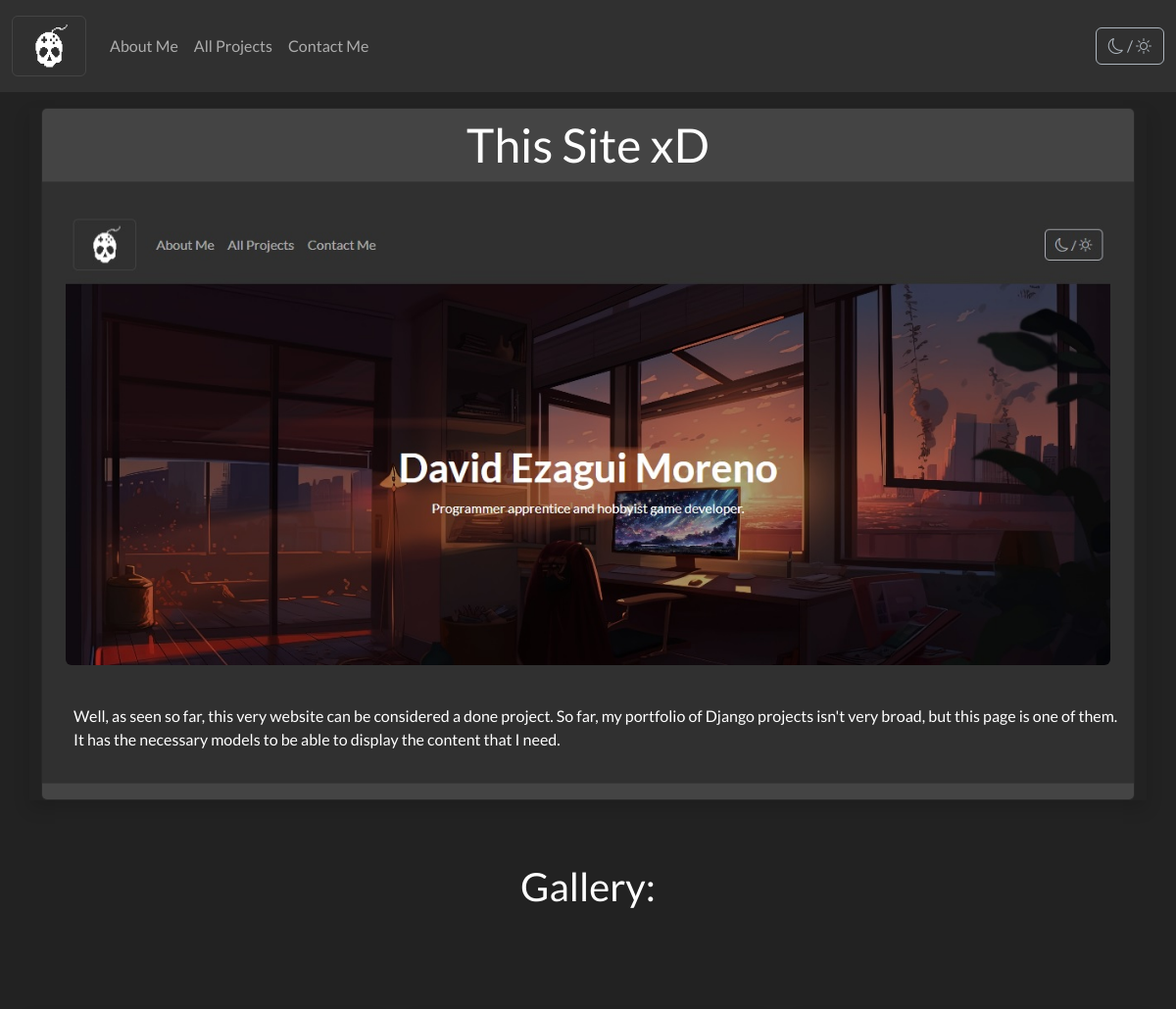
The app's page /project/portfolio/ (upper part), older data.
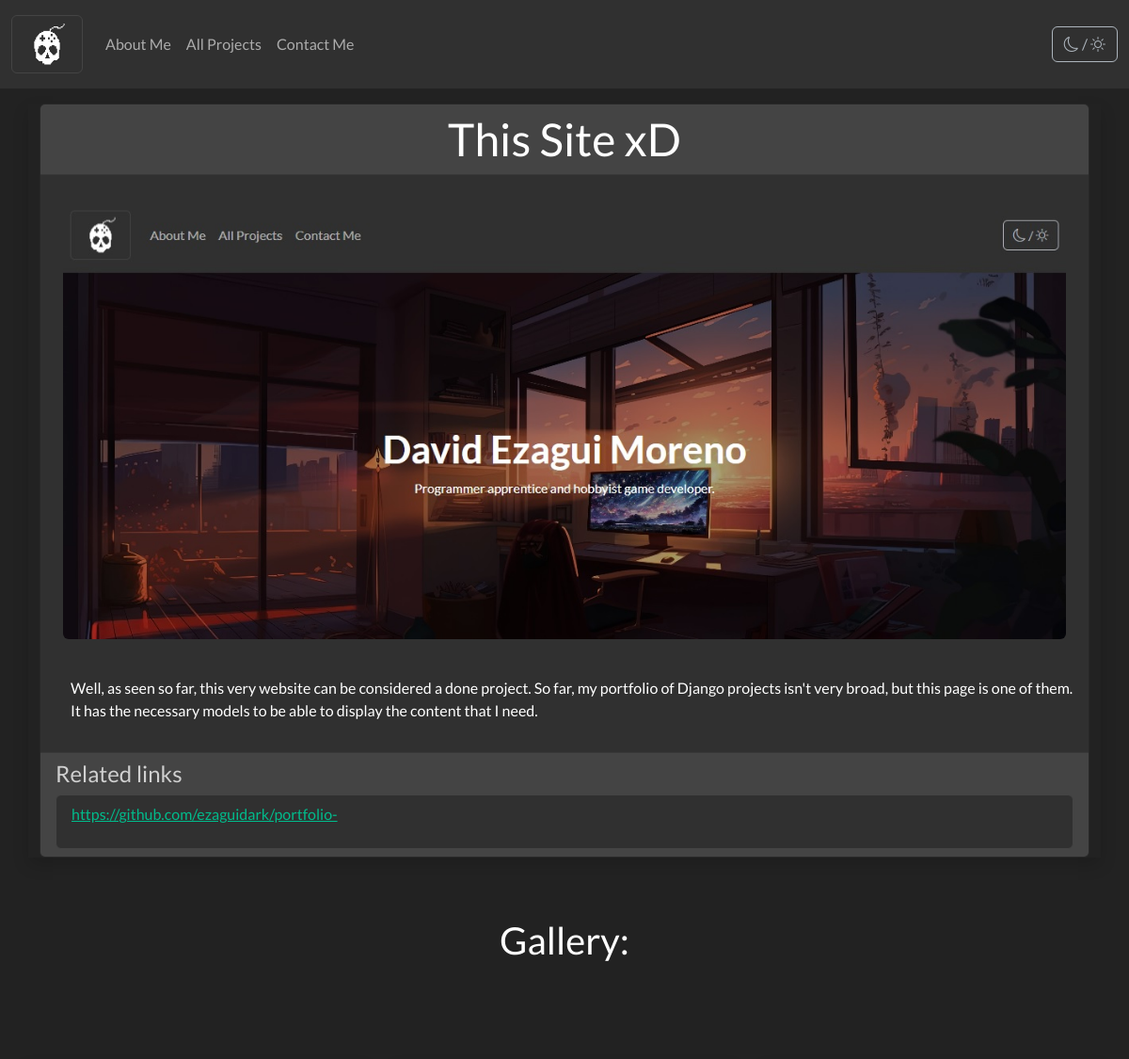
The same page, newer data.
### portfolio_pages/models.py (models this page shows, shortened)
class Project(models.Model):
    title = models.CharField(max_length=250)
    body = models.TextField()
    image = models.ImageField(null=True, blank=True)
    link = models.URLField(null=True, blank=True)
    link2 = models.URLField(null=True, blank=True)
    urlname = models.CharField(max_length=20)

### portfolio_pages/views.py (the view)
# urls.py: path('project/<slug:urlname>/',ProjectDetailView.as_view(), name="project-detail"),
class ProjectDetailView(DetailView):
    model = Project
    template_name = "project.html"
    slug_field = 'urlname'
    slug_url_kwarg = 'urlname'

### templates/project.html (shortened to what this page needs)
{% extends 'base.html' %}
{% block content %}
<div class="container mt-3 mb-3 shadow">
    <div class="card">
      <h1 class="card-header text-center">{{ project.title }}</h1>
      <img src="{{ project.image.url }}" class="rounded m-4" alt="Imagen del post">
      <div class="card-body">
        <p class="ms-3">{{ project.body }}</p>
      </div>
      <div class="card-footer">
        {% if project.link %}
          <h4 class="text-muted">Related links</h4>
          <ul class="list-group">
              <li class="list-group-item">
                <p class="text-muted"><a href="{{ project.link }}" target="_blank">
                  {{ project.link|slice:"40" }}
                </a></p>
              </li>
          </ul>
        {% endif %}
      </div>
    </div>
  </div>
  <h2 class="text-center py-5">Gallery:</h2>
  <div class="row py-5 px-4">
  </div>
{% endblock content %}

Row changes from the older to the newer data that the page shows:
changed Project "This Site xD": link (not shown) → "https://github.com/ezaguidark/portfolio-"
Text that changed along with them:
text now shown: "Related links"
